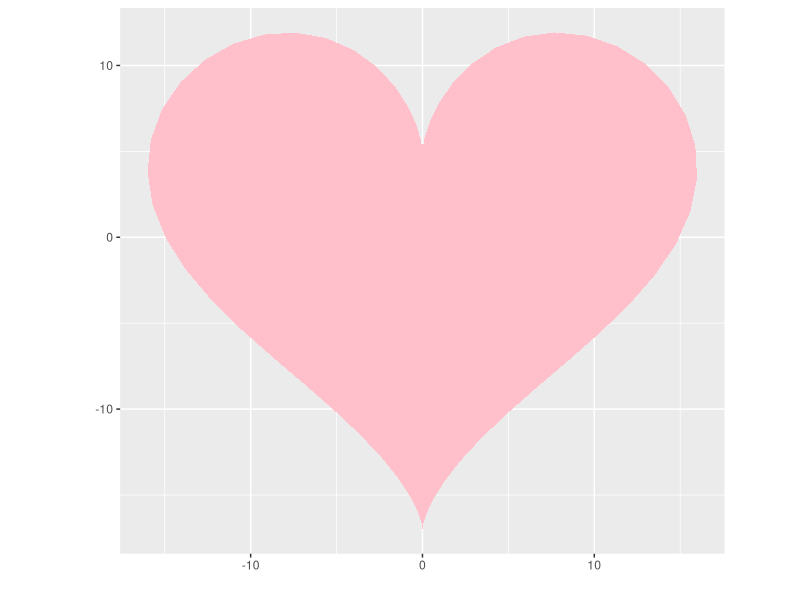

Source code (R):
require(ggplot2)
dat <- data.frame(t=seq(0, 2*pi, by=0.1) )
xhrt <- function(t) 16*sin(t)^3
yhrt <- function(t) 13*cos(t)-5*cos(2*t)-2*cos(3*t)-cos(4*t)
dat$y=yhrt(dat$t)
dat$x=xhrt(dat$t)
ggplot(dat, aes(x=x,y=y)) + geom_polygon(fill='pink') + coord_equal() + xlab('') + ylab('')
